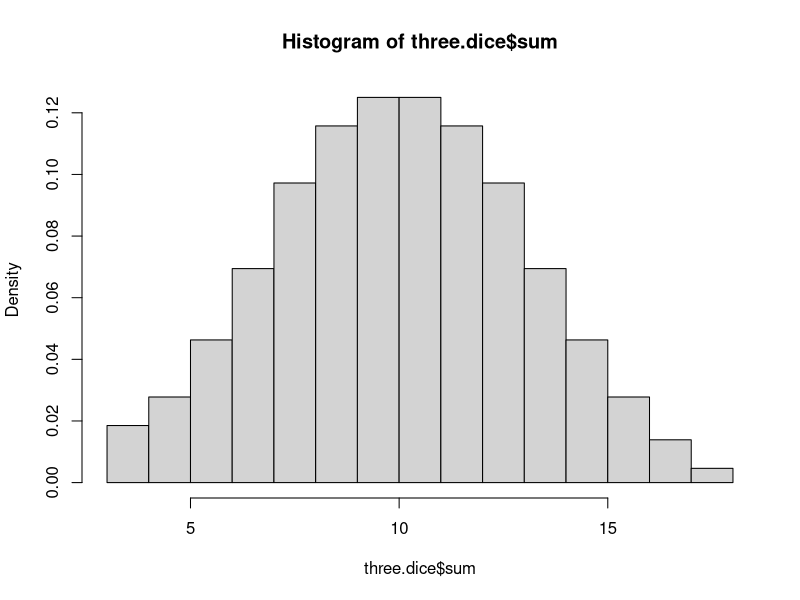

Recreate this plot in R.
d1 = rep(1:6, 36)
d2 = rep(rep(1:6, each = 6), 6)
d3 = rep(1:6, each = 36) 
three.dice= cbind(d1, d2, d3) 
print(three.dice)
p = rep(1/216, 216)
sum = d1+d2+d3
mean = (d1+d2+d3)/3
three.dice = cbind(d1, d2, d3, p, sum, mean)
three.dice = data.frame(three.dice)
three.dice$sum
hist(three.dice$sum, breaks = 15, probability =  TRUE)
range(three.dice$sum)

vector_probabilities = three.dice$p[ 12 < three.dice$sum & three.dice$sum < 18 ]

sum(vector_probabilities)
4%%8
evens = three.dice$sum %% 2 == 0
vector_probabilities_even = three.dice$p[ evens = three.dice$sum %% 2 == 0 ]
vector_probabilities_odd =  three.dice$p[ evens = three.dice$sum %% 2 != 0 ]
sum(vector_probabilities_even)
sum(vector_probabilities_odd)
